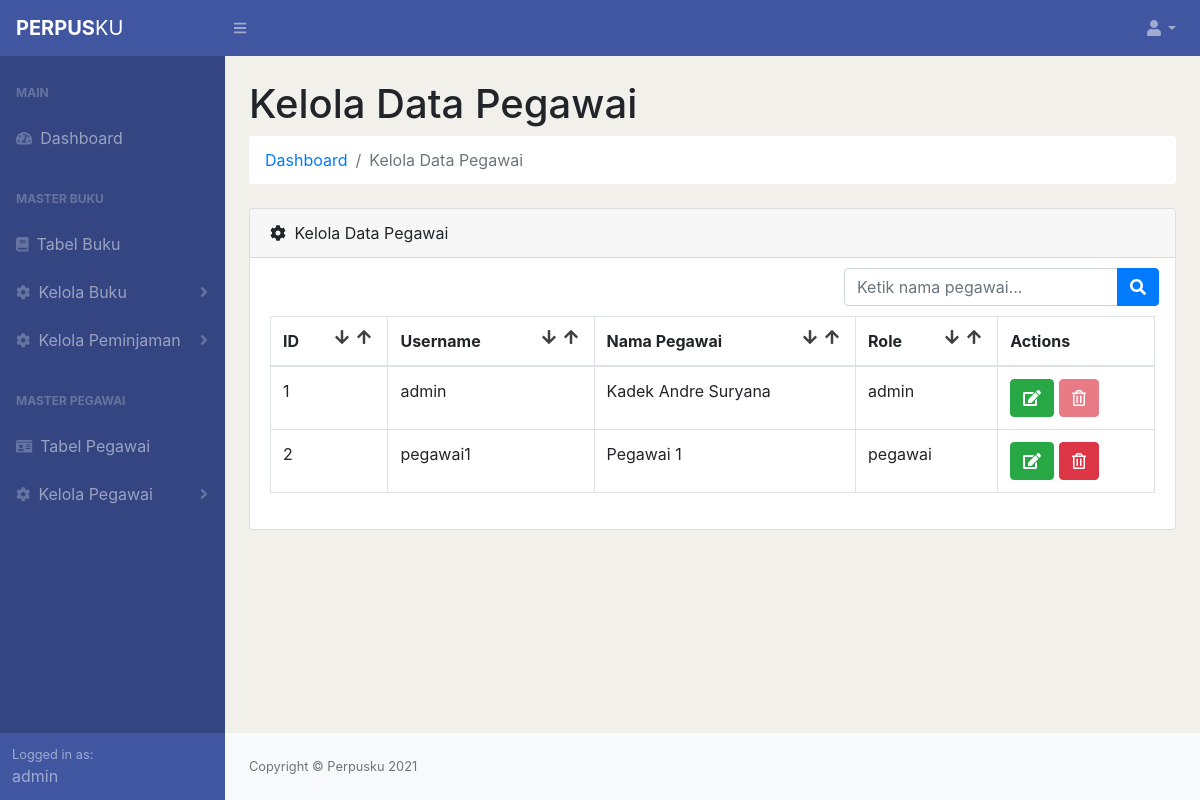
The app's page /perpusku/views/admin/kelola-data-pegawai.php (signed in) with its own data.
### tables this page shows
CREATE TABLE IF NOT EXISTS pegawai (
  id_pegawai int PRIMARY KEY AUTO_INCREMENT,
  username varchar(50),
  password varchar(50),
  role varchar(50) NOT NULL DEFAULT 'pegawai',
  nama_pegawai varchar(50) NOT NULL,
  email varchar(50) NOT NULL,
  nik varchar(20) NOT NULL,
  alamat varchar(50) NOT NULL,
  no_telp varchar(20) NOT NULL
);

### perpusku/views/admin/kelola-data-pegawai.php (the view, shortened to what this page needs)
<?php
include '../../resources/config.php';
?>
<!DOCTYPE html>
<html lang="en">
    <head>
        <link href="../css/styles.css" rel="stylesheet" />
        <link href="https://cdn.datatables.net/1.10.20/css/dataTables.bootstrap4.min.css" rel="stylesheet" />
    </head>
    <body style="background-color: #F1F0EB !important;" class="sb-nav-fixed">
        <nav style="background-color: #4156A1 !important;" class="sb-topnav navbar navbar-expand navbar-dark bg-dark">
            <a style="cursor: default;" class="navbar-brand"><strong>PERPUS</strong>KU</a>
            <button class="btn btn-link btn-sm order-1 order-lg-0" id="sidebarToggle" href="#"><i class="fas fa-bars"></i></button>
            <ul class="navbar-nav ml-auto ml-md-0">
                <li class="nav-item dropdown">
                    <a class="nav-link dropdown-toggle" id="userDropdown" href="#" role="button" data-toggle="dropdown" aria-haspopup="true" aria-expanded="false"><i class="fas fa-user fa-fw"></i></a>
                </li>
            </ul>
        </nav>
        <div id="layoutSidenav">
            <div id="layoutSidenav_nav">
                <nav class="sb-sidenav accordion sb-sidenav-dark" id="sidenavAccordion">
                    <div style="background-color: #344581 !important;" class="sb-sidenav-menu">
                        <div class="nav">
                            <div class="sb-sidenav-menu-heading">MAIN</div>
                            <a class="nav-link" href="dashboard.php">
                                <div class="sb-nav-link-icon"><i class="fas fa-tachometer-alt"></i></div>
                                Dashboard
                            </a>
                            <div class="sb-sidenav-menu-heading">MASTER BUKU</div>
                            <a class="nav-link" href="./tabel-buku.php">
                                <div class="sb-nav-link-icon"><i class="fas fa-book"></i></div>
                                Tabel Buku
                            </a>
                            <a class="nav-link collapsed" href="#" data-toggle="collapse" data-target="#collapseKelolaBuku" aria-expanded="false" aria-controls="collapseLayouts">
                                <div class="sb-nav-link-icon"><i class="fa fa-cog" aria-hidden="true"></i></div>
                                Kelola Buku
                                <div class="sb-sidenav-collapse-arrow"><i class="fas fa-angle-down"></i></div>
                            </a>
                            <a class="nav-link collapsed" href="#" data-toggle="collapse" data-target="#collapseKelolaPeminjaman" aria-expanded="false" aria-controls="collapseLayouts">
                                <div class="sb-nav-link-icon"><i class="fa fa-cog" aria-hidden="true"></i></div>
                                Kelola Peminjaman
                                <div class="sb-sidenav-collapse-arrow"><i class="fas fa-angle-down"></i></div>
                            </a>
                            <div class="sb-sidenav-menu-heading">MASTER PEGAWAI</div>
                            <a class="nav-link" href="./tabel-pegawai.php">
                                <div class="sb-nav-link-icon"><i class="fa fa-id-card" aria-hidden="true"></i></i></div>
                                Tabel Pegawai
                            </a>
                            <a class="nav-link collapsed" href="#" data-toggle="collapse" data-target="#collapseKelolaPegawai" aria-expanded="false" aria-controls="collapseLayouts">
                                <div class="sb-nav-link-icon"><i class="fa fa-cog" aria-hidden="true"></i></div>
                                Kelola Pegawai
                                <div class="sb-sidenav-collapse-arrow"><i class="fas fa-angle-down"></i></div>
                            </a>
                        </div>
                    </div>
                    <div style="background-color: #4156A1 !important;" class="sb-sidenav-footer">
                        <div class="small">Logged in as:</div>
                        <?php echo $_SESSION['username'] ?>
                    </div>
                </nav>
            </div>
            <div id="layoutSidenav_content">
                <main>
                    <div class="container-fluid">
                        <h1 class="mt-4">Kelola Data Pegawai</h1>
                        <ol style="background-color: white !important;" class="breadcrumb mb-4">
                            <li class="breadcrumb-item"><a href="./dashboard.php">Dashboard</a></li>
                            <li class="breadcrumb-item active">Kelola Data Pegawai</li>
                        </ol>
                        <div class="card mb-4">
                            <div class="card-header">
                                <i class="fas fa-cog mr-1"></i>
                                Kelola Data Pegawai
                            </div>
                            <form action="kelola-data-pegawai.php" method="get" class="d-none d-md-inline-block form-inline ml-auto mr-0 mr-md-3 my-2 my-md-0">
                                <div style="top: 10px;" class="input-group">
                                    <input class="form-control" type="text" name="search" placeholder="Ketik nama pegawai..." aria-label="Search" aria-describedby="basic-addon2" />
                                    <div class="input-group-append">
                                        <button class="btn btn-primary" type="submit"><i class="fas fa-search"></i></button>
                                    </div>
                                </div>
                            </form>
                            <div class="card-body">
                                <div class="table-responsive">
                                    <table class="table table-bordered" id="tabelKelolaPegawai" width="100%" cellspacing="0">
                                        <thead>
                                            <tr>
                                                <th>
                                                    ID
                                                    <a href="<?php $_SERVER['PHP_SELF'] ?> ?order=id_pegawai&sort=asc">
                                                    <i style="color: #404040; float: right; margin: 0px 4px 0px 4px" class="fa fa-arrow-up"></i></a>
                                                    <a href="<?php $_SERVER['PHP_SELF'] ?> ?order=id_pegawai&sort=desc">
                                                    <i style="color: #404040; float: right; margin: 0px 4px 0px 4px;" class="fa fa-arrow-down"></i></a>
                                                </th>
                                                <th>
                                                    Username
                                                    <a href="<?php $_SERVER['PHP_SELF'] ?> ?order=username&sort=asc">
                                                    <i style="color: #404040; float: right; margin: 0px 4px 0px 4px" class="fa fa-arrow-up"></i></a>
                                                    <a href="<?php $_SERVER['PHP_SELF'] ?> ?order=username&sort=desc">
                                                    <i style="color: #404040; float: right; margin: 0px 4px 0px 4px;" class="fa fa-arrow-down"></i></a>
                                                </th>
                                                <th>
                                                    Nama Pegawai
                                                    <a href="<?php $_SERVER['PHP_SELF'] ?> ?order=nama_pegawai&sort=asc">
                                                    <i style="color: #404040; float: right; margin: 0px 4px 0px 4px" class="fa fa-arrow-up"></i></a>
                                                    <a href="<?php $_SERVER['PHP_SELF'] ?> ?order=nama_pegawai&sort=desc">
                                                    <i style="color: #404040; float: right; margin: 0px 4px 0px 4px;" class="fa fa-arrow-down"></i></a>
                                                </th>
                                                <th>
                                                    Role
                                                    <a href="<?php $_SERVER['PHP_SELF'] ?> ?order=role&sort=asc">
                                                    <i style="color: #404040; float: right; margin: 0px 4px 0px 4px" class="fa fa-arrow-up"></i></a>
                                                    <a href="<?php $_SERVER['PHP_SELF'] ?> ?order=role&sort=desc">
                                                    <i style="color: #404040; float: right; margin: 0px 4px 0px 4px;" class="fa fa-arrow-down"></i></a>
                                                </th>
                                                <th>
                                                    Actions
                                                </th>
                                            </tr>
                                        </thead>
                                        <?php
                                        $orderBy = 'id_pegawai';
                                        $sortBy = 'ASC';
                                        $search = $_GET['search'];
                                        if ($_GET['sort'] == 'asc') {
                                            $sortBy = 'ASC';
                                            if ($_GET['order'] == 'id_pegawai') $orderBy = 'id_pegawai';
                                            else if ($_GET['order'] == 'username') $orderBy = 'username';
                                            else if ($_GET['order'] == 'nama_pegawai') $orderBy = 'nama_pegawai';
                                            else if ($_GET['order'] == 'role') $orderBy = 'role';
                                            else $orderBy = 'id_pegawai';
                                        }
                                        else $sortBy = 'ASC';
                                        $sql = "SELECT id_pegawai, username, nama_pegawai, role FROM pegawai WHERE nama_pegawai LIKE('%".$search."%') ORDER BY ".$orderBy." ".$sortBy;
                                        $result = mysqli_query($conn, $sql);
                                        while ($data = mysqli_fetch_assoc($result)) {
                                            if ($data['username'] == $_SESSION['username']) {
                                                echo "<tr>
                                                <td>".$data['id_pegawai']."</td>
                                                <td>".$data['username']."</td>
                                                <td>".$data['nama_pegawai']."</td>
                                                <td>".$data['role']."</td>
                                                <td class='kelola-data-pegawai'>
                                                    <a href='./edit-data-pegawai.php?id_pegawai=$data[id_pegawai]' class='btn btn-success'><i class='fas fa-edit'></i></a>
                                                    <form style='display: inline' action='../../resources/admin/hapus-data-pegawai.php' method='post'>
                                                        <input type='hidden' name='id_pegawai' value='$data[id_pegawai]'>
                                                        <input type='hidden' name='username value='$data[username]'>
                                                        <input type='hidden' name='role' value='$data[role]'>
                                                        <button class='btn btn-danger' type='submit' name='delete' value='Delete' disabled><i class='far fa-trash-alt'></i></button>
                                                    </form>
                                                </td></tr>";
                                            }
                                            else {
                                                echo "<tr>
                                                <td>".$data['id_pegawai']."</td>
                                                <td>".$data['username']."</td>
                                                <td>".$data['nama_pegawai']."</td>
                                                <td>".$data['role']."</td>
                                                <td class='kelola-data-pegawai'>
                                                    <a href='./edit-data-pegawai.php?id_pegawai=$data[id_pegawai]' class='btn btn-success'><i class='fas fa-edit'></i></a>
                                                    <form style='display: inline' action='../../resources/admin/hapus-data-pegawai.php' method='post'>
                                                        <input type='hidden' name='id_pegawai' value='$data[id_pegawai]'>
                                                        <input type='hidden' name='username value='$data[username]'>
                                                        <input type='hidden' name='role' value='$data[role]'>
                                                        <button class='btn btn-danger' type='submit' name='delete' value='Delete'><i class='far fa-trash-alt'></i></button>
                                                    </form>
                                                </td></tr>";
                                            }
                                        }
                                        ?>
                                    </table>
                                </div>
                            </div>
                        </div>
                    </div>
                </main>
                <footer class="py-4 bg-light mt-auto">
                    <div class="container-fluid">
                        <div class="d-flex align-items-center justify-content-between small">
                            <div class="text-muted">Copyright &copy; Perpusku 2021</div>
                        </div>
                    </div>
                </footer>
            </div>
        </div>
    </body>
</html>

### records on screen
pegawai: id_pegawai "1", username "admin", nama_pegawai "Kadek Andre Suryana", role "admin"
pegawai: id_pegawai "2", username "pegawai1", nama_pegawai "Pegawai 1", role "pegawai"

### other values on screen
$_SESSION['username'] "admin"
